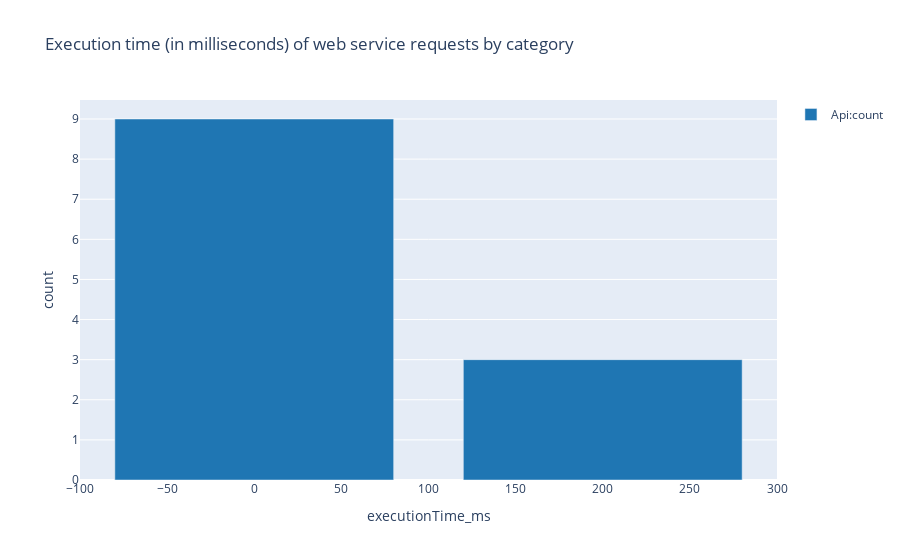

Write notebook code for a chart like this one.
### Code cell
%%kql
let _aadTenantId = aadTenantId;
let _environmentName = environmentName;
traces
| where 1==1 
    and customDimensions.aadTenantId == _aadTenantId
    and customDimensions.environmentName == _environmentName
    and customDimensions.eventId == 'RT0008'
    and timestamp > ago(7d)
| extend category = tostring( customDimensions.category )
       , executionTimeInMS = toreal(totimespan(customDimensions.serverExecutionTime))/10000 //the datatype for executionTime is timespan 
| summarize count=count() by executionTime_ms = bin(executionTimeInMS, 100), category
| order by category, executionTime_ms asc
| render columnchart with  (ycolumns = count, series = category, title= 'Execution time (in milliseconds) of web service requests by category' )

### Figure 1 — Plotly figure (JSON) as saved in the notebook; plotly's stock layout.template omitted (floating-point values rounded to 4 significant figures)
{"data": [{"marker": {"color": "rgb(31, 118, 179)"}, "name": "Api:count", "orientation": "v", "type": "bar", "x": [0, 200], "y": [9, 3]}], "layout": {"showlegend": true, "title": {"text": "Execution time (in milliseconds) of web service requests by category"}, "xaxis": {"ticksuffix": "", "title": {"text": "executionTime_ms"}, "type": "linear"}, "yaxis": {"title": {"text": "count"}, "type": "linear"}}}
